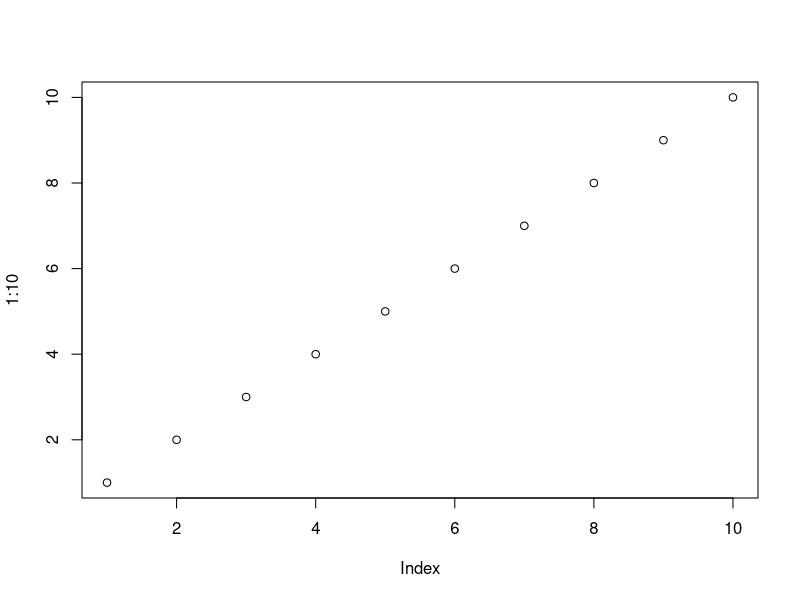

Here is the R script that generated this plot:
## ---- chunk 1
knitr::opts_chunk$set(cache=TRUE, fig.align='center')
## ---- chunk 2
data(diamonds, package = "ggplot2")
head(diamonds)
## ---- chunk 3
plot(1:10)
